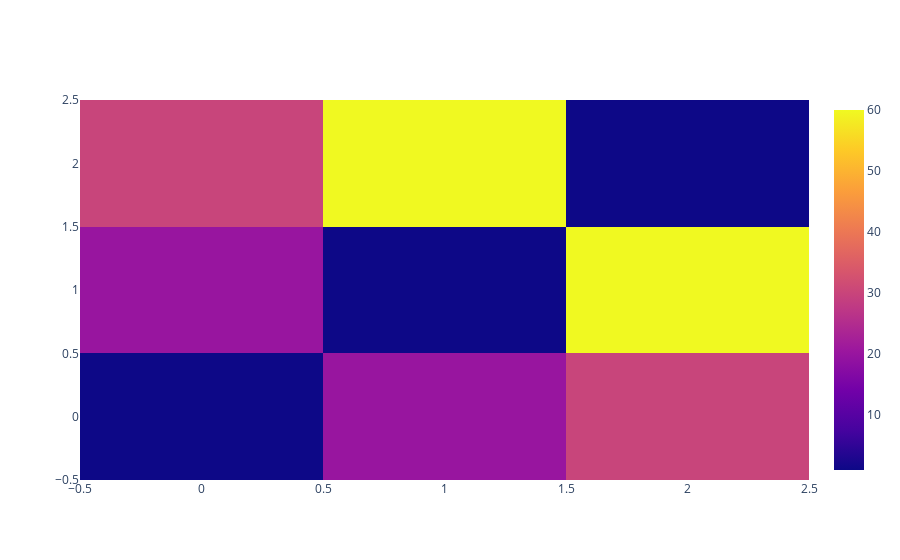

Notebook code cell kept with this figure:
### Markdown cell above
### Basic Heatmap with `plotly.graph_objects`

If Plotly Express does not provide a good starting point, it is also possible to use [the more generic `go.Heatmap` class from `plotly.graph_objects`](/python/graph-objects/).

### Code cell
import plotly.graph_objects as go

fig = go.Figure(data=go.Heatmap(
                    z=[[1, 20, 30],
                      [20, 1, 60],
                      [30, 60, 1]]))
fig.show()

### Figure 1 — Plotly figure (JSON) as saved in the notebook; plotly's stock layout.template omitted (floating-point values rounded to 4 significant figures)
{"data": [{"type": "heatmap", "z": [[1, 20, 30], [20, 1, 60], [30, 60, 1]]}], "layout": {}}
